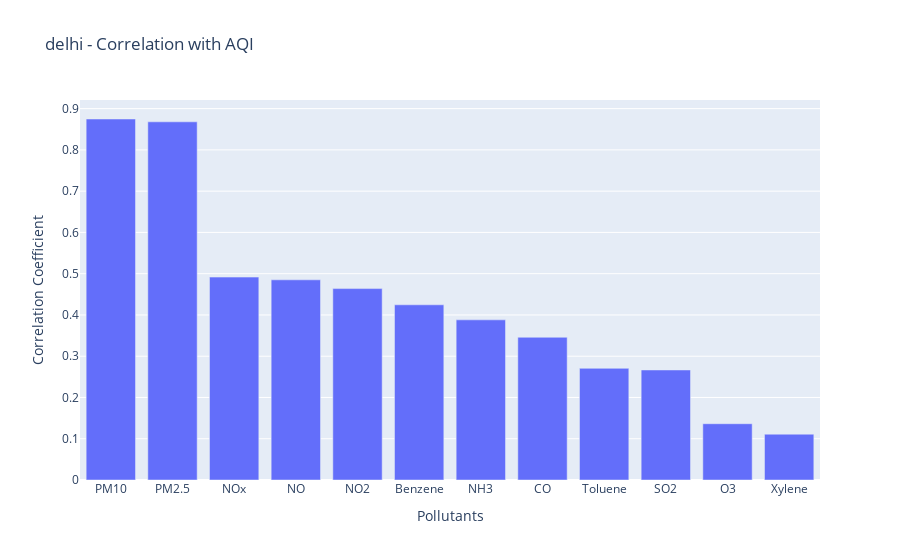

The code cell stored with this chart in its notebook:
### Code cell
fig = px.bar(x=delhi_corr.index, y=delhi_corr.values,title='delhi - Correlation with AQI',labels={'x': 'Pollutants', 'y': 'Correlation Coefficient'})
fig.show()

### Figure 1 — Plotly figure (JSON) as saved in the notebook; plotly's stock layout.template omitted (floating-point values rounded to 4 significant figures)
{"data": [{"alignmentgroup": "True", "hovertemplate": "Pollutants=%{x}<br>Correlation Coefficient=%{y}<extra></extra>", "legendgroup": "", "marker": {"color": "#636efa", "pattern": {"shape": ""}}, "name": "", "offsetgroup": "", "orientation": "v", "showlegend": false, "textposition": "auto", "type": "bar", "x": ["PM10", "PM2.5", "NOx", "NO", "NO2", "Benzene", "NH3", "CO", "Toluene", "SO2", "O3", "Xylene"], "xaxis": "x", "y": [0.8749, 0.8681, 0.4917, 0.4851, 0.4639, 0.4246, 0.3881, 0.3459, 0.2706, 0.2666, 0.1364, 0.111], "yaxis": "y"}], "layout": {"barmode": "relative", "legend": {"tracegroupgap": 0}, "title": {"text": "delhi - Correlation with AQI"}, "xaxis": {"anchor": "y", "domain": [0, 1], "title": {"text": "Pollutants"}}, "yaxis": {"anchor": "x", "domain": [0, 1], "title": {"text": "Correlation Coefficient"}}}}
